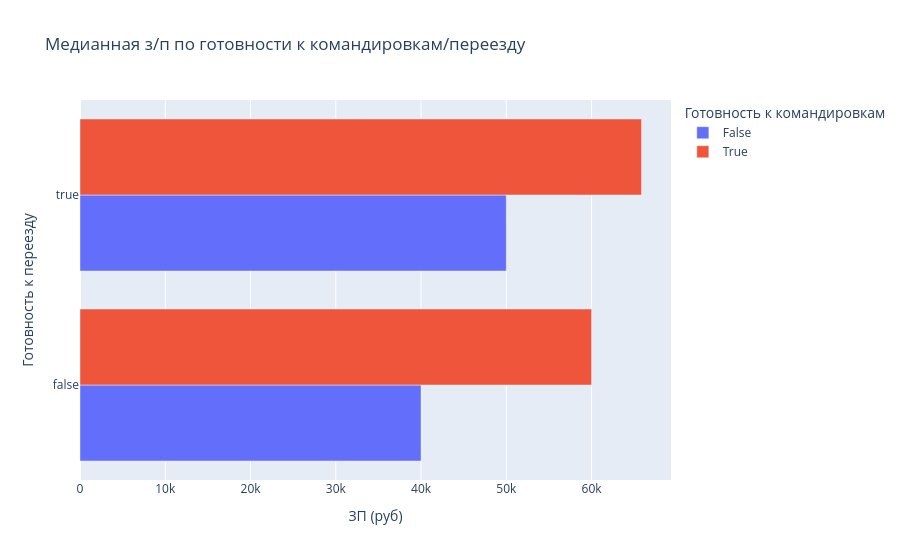

Source (notebook cell):
### Markdown cell above
6. Постройте **многоуровневую столбчатую диаграмму**, которая показывает зависимость медианной заработной платы (**"ЗП (руб)"**) от признаков **"Готовность к переезду"** и **"Готовность к командировкам"**. Проанализируйте график, сравнив уровень заработной платы в категориях.

### Code cell
# ваш код здесь

hh_gr = hh_database.groupby(
    ['Готовность к командировкам', 'Готовность к переезду'],
    as_index=False
)['ЗП (руб)'].median()
fig = px.bar(
    hh_gr,
    y='Готовность к переезду',
    x='ЗП (руб)',
    barmode="group",
    color='Готовность к командировкам',
    orientation='h',
    title='Медианная з/п по готовности к командировкам/переезду'
)
fig.show()
fig.write_html("graph/education_removal_bar.html")

### Figure 1 — Plotly figure (JSON) as saved in the notebook; plotly's stock layout.template omitted (floating-point values rounded to 4 significant figures)
{"data": [{"alignmentgroup": "True", "hovertemplate": "Готовность к командировкам=False<br>ЗП (руб)=%{x}<br>Готовность к переезду=%{y}<extra></extra>", "legendgroup": "False", "marker": {"color": "#636efa", "pattern": {"shape": ""}}, "name": "False", "offsetgroup": "False", "orientation": "h", "showlegend": true, "textposition": "auto", "type": "bar", "x": [40000.0, 50000.0], "xaxis": "x", "y": [false, true], "yaxis": "y"}, {"alignmentgroup": "True", "hovertemplate": "Готовность к командировкам=True<br>ЗП (руб)=%{x}<br>Готовность к переезду=%{y}<extra></extra>", "legendgroup": "True", "marker": {"color": "#EF553B", "pattern": {"shape": ""}}, "name": "True", "offsetgroup": "True", "orientation": "h", "showlegend": true, "textposition": "auto", "type": "bar", "x": [60000.0, 65850.0], "xaxis": "x", "y": [false, true], "yaxis": "y"}], "layout": {"barmode": "group", "legend": {"title": {"text": "Готовность к командировкам"}, "tracegroupgap": 0}, "title": {"text": "Медианная з/п по готовности к командировкам/переезду"}, "xaxis": {"anchor": "y", "domain": [0, 1], "title": {"text": "ЗП (руб)"}}, "yaxis": {"anchor": "x", "domain": [0, 1], "title": {"text": "Готовность к переезду"}}}}
